Frame 1 (no input): blank canvas, image omitted
Frame 60 (no input): blank canvas, image omitted
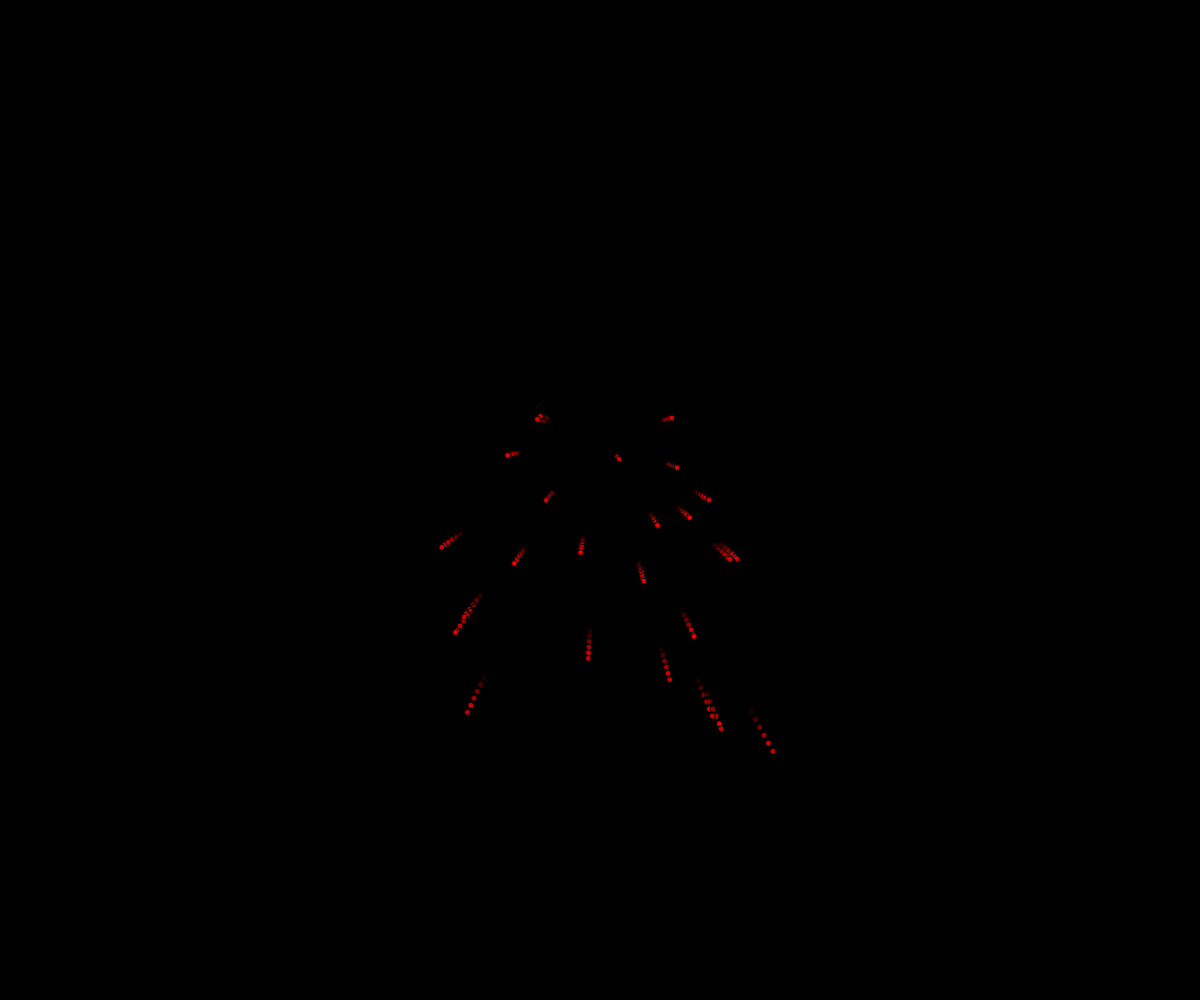
Frame 120 (the mouse pressed at the canvas centre since frame 60)

The p5.js sketch whose frames 1 and 60 were blank and that drew this single picture after the mouse press (run headless with seeded random() and noise() and a simulated clock; from frame 60 on, the mouse is pressed at the canvas centre):

// p5.js sketch
// ── sketch.js
// Line Art Demo
// Jordie Walter
// Sept 9, 2019
//
// Extra for Experts:
// - describe what you did to take this project "above and beyond"

let theFireworks = [];
let third = 0;

function setup() {
  createCanvas(windowWidth, windowHeight);
}

function draw() {
  background(0);
  for (let i = theFireworks.length-1; i>=0; i--) {
    theFireworks[i].move();
    if (theFireworks[i].isDone()) {
      theFireworks.splice(i, 1);
    }
    else {
      theFireworks[i].display();
    }
  }
}

function mousePressed() {
  for(var i=0; i<25; i++){
    /*
    let xDir = map(cos(i*4), -1, 1, -3, 3);
    let yDir = map(sin(i*4), -1, 1, 3, -3);

    xDir += random(-0.5, 0.5);
    yDir += random(-0.5, 0.5);
    */

    //let myFirework = new Particle(mouseX, mouseY, xDir, yDir, 3);

    let myFirework = new Particle(mouseX, mouseY, random(-3,3), random(-3,3), 3);
    theFireworks.push(myFirework);
  }
}

class Particle {
  constructor(x, y, dx, dy, radius) {
    this.x = x;
    this.y = y;
    this.dx = dx;
    this.dy = dy;
    this.radius = radius;
    this.alpha = 255;
    this.gravity = 0.04;
  }

  display() {
    fill(255,0,0,this.alpha);
    circle(this.x, this.y, this.radius * 2);

    if(third===0){
      let myFirework = new Trail(this.x, this.y, this.dx/2, this.dy/2, 3);
      theFireworks.push(myFirework);
      third++;
    }else if(third===2){
      third=0;
    }else{
      third++;
    }
  }

  move() {
    this.dy += this.gravity;
    this.x += this.dx;
    this.y += this.dy;
    this.alpha -= 1;
  }

  isDone() {
    return this.alpha <= 0;
  }
}

class Trail {
  constructor(x, y, dx, dy, radius) {
    this.x = x;
    this.y = y;
    this.dx = dx;
    this.dy = dy;
    this.radius = radius;
    this.alpha = 255;
    this.gravity = 0.01;
  }

  display() {
    fill(255,0,0,this.alpha);
    circle(this.x, this.y, this.radius * 2);
  }

  move() {
    this.dy += this.gravity;
    this.x += this.dx;
    this.y += this.dy;
    this.alpha -= 15;
  }

  isDone() {
    return this.alpha <= 0;
  }
}
